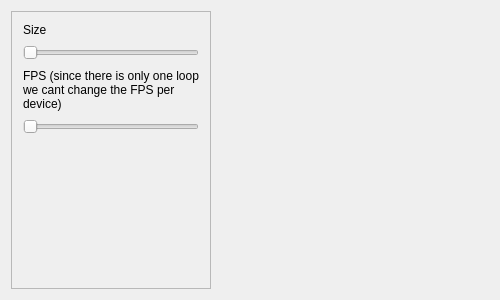
<?xml version="1.0" encoding="UTF-8"?>
<ui version="4.0">
 <class>myWidget</class>
 <widget class="QWidget" name="myWidget">
  <property name="geometry">
   <rect>
    <x>0</x>
    <y>0</y>
    <width>500</width>
    <height>300</height>
   </rect>
  </property>
  <property name="minimumSize">
   <size>
    <width>500</width>
    <height>0</height>
   </size>
  </property>
  <property name="windowTitle">
   <string>myWidget</string>
  </property>
  <layout class="QGridLayout" name="gridLayout">
   <item row="0" column="1">
    <widget class="QWidget" name="widget" native="true">
     <property name="focusPolicy">
      <enum>Qt::NoFocus</enum>
     </property>
     <layout class="QGridLayout" name="gridLayout_3">
      <property name="leftMargin">
       <number>0</number>
      </property>
      <property name="topMargin">
       <number>0</number>
      </property>
      <property name="rightMargin">
       <number>0</number>
      </property>
      <property name="bottomMargin">
       <number>0</number>
      </property>
      <item row="0" column="0">
       <widget class="QSplitter" name="splitter">
        <property name="frameShape">
         <enum>QFrame::NoFrame</enum>
        </property>
        <property name="midLineWidth">
         <number>10</number>
        </property>
        <property name="orientation">
         <enum>Qt::Horizontal</enum>
        </property>
        <property name="opaqueResize">
         <bool>true</bool>
        </property>
        <property name="handleWidth">
         <number>10</number>
        </property>
        <property name="childrenCollapsible">
         <bool>false</bool>
        </property>
        <widget class="QWidget" name="widget_2" native="true">
         <property name="sizePolicy">
          <sizepolicy hsizetype="Expanding" vsizetype="Expanding">
           <horstretch>0</horstretch>
           <verstretch>0</verstretch>
          </sizepolicy>
         </property>
         <layout class="QHBoxLayout" name="horizontalLayout">
          <property name="leftMargin">
           <number>0</number>
          </property>
          <property name="topMargin">
           <number>0</number>
          </property>
          <property name="rightMargin">
           <number>0</number>
          </property>
          <property name="bottomMargin">
           <number>0</number>
          </property>
         </layout>
        </widget>
       </widget>
      </item>
     </layout>
    </widget>
   </item>
   <item row="0" column="0">
    <widget class="QFrame" name="frame">
     <property name="maximumSize">
      <size>
       <width>200</width>
       <height>16777215</height>
      </size>
     </property>
     <property name="frameShape">
      <enum>QFrame::StyledPanel</enum>
     </property>
     <property name="frameShadow">
      <enum>QFrame::Raised</enum>
     </property>
     <layout class="QFormLayout" name="formLayout">
      <item row="0" column="0" colspan="2">
       <layout class="QVBoxLayout" name="verticalLayout_2">
        <item>
         <widget class="QLabel" name="label">
          <property name="text">
           <string>Size</string>
          </property>
         </widget>
        </item>
        <item>
         <widget class="QSlider" name="Size_slider">
          <property name="sizePolicy">
           <sizepolicy hsizetype="Expanding" vsizetype="Fixed">
            <horstretch>0</horstretch>
            <verstretch>0</verstretch>
           </sizepolicy>
          </property>
          <property name="minimumSize">
           <size>
            <width>0</width>
            <height>20</height>
           </size>
          </property>
          <property name="minimum">
           <number>1</number>
          </property>
          <property name="maximum">
           <number>100</number>
          </property>
          <property name="orientation">
           <enum>Qt::Horizontal</enum>
          </property>
         </widget>
        </item>
        <item>
         <widget class="QLabel" name="label_2">
          <property name="text">
           <string>FPS (since there is only one loop we cant change the FPS per device)</string>
          </property>
          <property name="wordWrap">
           <bool>true</bool>
          </property>
         </widget>
        </item>
        <item>
         <widget class="QSlider" name="FPS_slider">
          <property name="enabled">
           <bool>false</bool>
          </property>
          <property name="sizePolicy">
           <sizepolicy hsizetype="Expanding" vsizetype="Fixed">
            <horstretch>0</horstretch>
            <verstretch>0</verstretch>
           </sizepolicy>
          </property>
          <property name="minimumSize">
           <size>
            <width>0</width>
            <height>20</height>
           </size>
          </property>
          <property name="minimum">
           <number>1</number>
          </property>
          <property name="maximum">
           <number>1000</number>
          </property>
          <property name="orientation">
           <enum>Qt::Horizontal</enum>
          </property>
         </widget>
        </item>
       </layout>
      </item>
     </layout>
    </widget>
   </item>
  </layout>
 </widget>
 <layoutdefault spacing="6" margin="11"/>
 <resources/>
 <connections/>
</ui>
